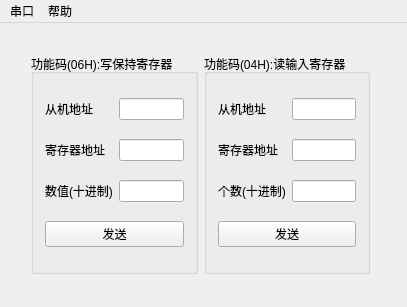
<?xml version="1.0" encoding="UTF-8"?>
<ui version="4.0">
 <class>MainWindow</class>
 <widget class="QMainWindow" name="MainWindow">
  <property name="geometry">
   <rect>
    <x>0</x>
    <y>0</y>
    <width>407</width>
    <height>307</height>
   </rect>
  </property>
  <property name="windowTitle">
   <string>MainWindow</string>
  </property>
  <property name="styleSheet">
   <string notr="true"/>
  </property>
  <widget class="QWidget" name="centralWidget">
   <widget class="QWidget" name="horizontalLayoutWidget">
    <property name="geometry">
     <rect>
      <x>20</x>
      <y>20</y>
      <width>361</width>
      <height>242</height>
     </rect>
    </property>
    <layout class="QHBoxLayout" name="hL_MainLayout">
     <item>
      <widget class="QGroupBox" name="gGB_Write">
       <property name="title">
        <string>功能码(06H):写保持寄存器</string>
       </property>
       <layout class="QGridLayout" name="gridLayout">
        <item row="1" column="1">
         <widget class="QLineEdit" name="lE_Slave_W"/>
        </item>
        <item row="3" column="1">
         <widget class="QLineEdit" name="lE_Registor_W"/>
        </item>
        <item row="3" column="0">
         <widget class="QLabel" name="l_Registor_W">
          <property name="text">
           <string>寄存器地址</string>
          </property>
         </widget>
        </item>
        <item row="4" column="0">
         <widget class="QLabel" name="l_Data_W">
          <property name="text">
           <string>数值(十进制)</string>
          </property>
         </widget>
        </item>
        <item row="1" column="0">
         <widget class="QLabel" name="l_Slave_W">
          <property name="text">
           <string>从机地址</string>
          </property>
         </widget>
        </item>
        <item row="4" column="1">
         <widget class="QLineEdit" name="lE_Data_W"/>
        </item>
        <item row="5" column="0" colspan="2">
         <widget class="QPushButton" name="pB_Send_W">
          <property name="text">
           <string>发送</string>
          </property>
         </widget>
        </item>
       </layout>
      </widget>
     </item>
     <item>
      <widget class="QGroupBox" name="gGB_Read">
       <property name="title">
        <string>功能码(04H):读输入寄存器</string>
       </property>
       <layout class="QGridLayout" name="gridLayout_2">
        <item row="1" column="1">
         <widget class="QLineEdit" name="lE_Slave_R"/>
        </item>
        <item row="2" column="0">
         <widget class="QLabel" name="l_Registor_R">
          <property name="text">
           <string>寄存器地址</string>
          </property>
         </widget>
        </item>
        <item row="1" column="0">
         <widget class="QLabel" name="l_Slave_R">
          <property name="text">
           <string>从机地址</string>
          </property>
         </widget>
        </item>
        <item row="3" column="1">
         <widget class="QLineEdit" name="lE_Data_R"/>
        </item>
        <item row="2" column="1">
         <widget class="QLineEdit" name="lE_Registor_R"/>
        </item>
        <item row="3" column="0">
         <widget class="QLabel" name="l_Data_R">
          <property name="text">
           <string>个数(十进制)</string>
          </property>
         </widget>
        </item>
        <item row="4" column="0" colspan="2">
         <widget class="QPushButton" name="pB_Send_R">
          <property name="text">
           <string>发送</string>
          </property>
         </widget>
        </item>
       </layout>
      </widget>
     </item>
    </layout>
   </widget>
  </widget>
  <widget class="QMenuBar" name="menuBar">
   <property name="geometry">
    <rect>
     <x>0</x>
     <y>0</y>
     <width>407</width>
     <height>23</height>
    </rect>
   </property>
   <widget class="QMenu" name="menu">
    <property name="title">
     <string>串口</string>
    </property>
    <addaction name="action"/>
   </widget>
   <widget class="QMenu" name="menu_2">
    <property name="title">
     <string>帮助</string>
    </property>
    <addaction name="actionUpdate"/>
   </widget>
   <addaction name="menu"/>
   <addaction name="menu_2"/>
  </widget>
  <action name="actionshezhi">
   <property name="text">
    <string>shezhi</string>
   </property>
  </action>
  <action name="actionsef">
   <property name="text">
    <string>sef </string>
   </property>
  </action>
  <action name="action">
   <property name="text">
    <string>设置</string>
   </property>
  </action>
  <action name="actionUpdate">
   <property name="text">
    <string>检查更新</string>
   </property>
  </action>
 </widget>
 <layoutdefault spacing="6" margin="11"/>
 <resources/>
 <connections/>
</ui>
